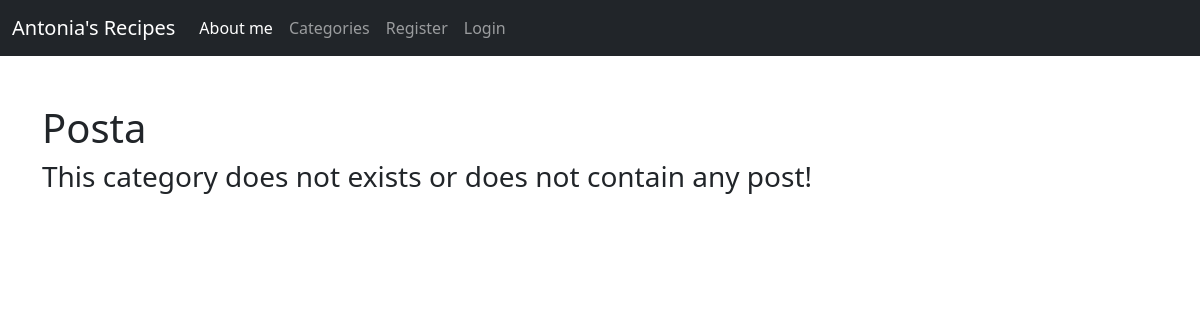
Page /category/Posta/ on the earlier database version.
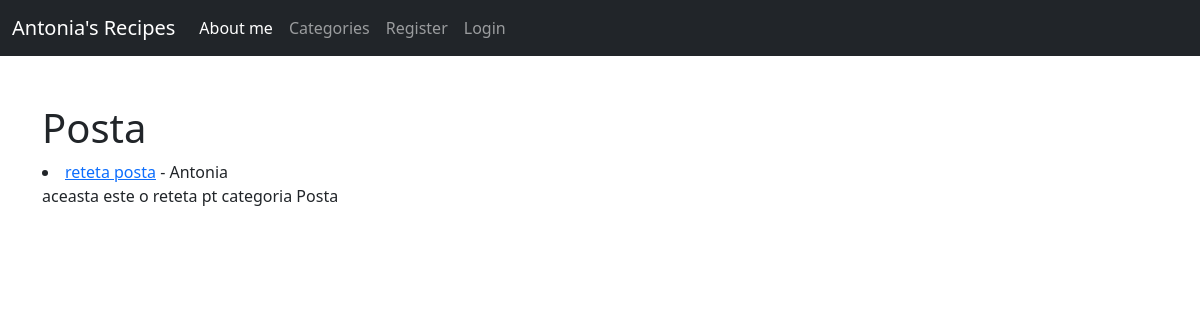
Same page on the later database version.
### core/models.py (models this page shows, shortened)
class Post(models.Model):
    title = models.CharField(max_length=255)
    title_tag = models.CharField(max_length=255, default="Title_tag")
    author = models.ForeignKey(User, on_delete=models.CASCADE)
    body = models.TextField()
    post_date = models.DateField(auto_now_add=True)
    category = models.CharField(max_length=255, default="Desert")

### core/views.py (the view)
# urls.py: path('category/<str:cats>/',CategoryView, name='category'),
def CategoryView(request, cats):
    category_posts = Post.objects.filter(category=cats.replace('-',' '))
    return render(request, 'categories.html', {'cats': cats.title().replace('-',' '), 'category_posts': category_posts})

### core/templates/categories.html (shortened to what this page needs)
{% extends 'base.html' %}
{% block content%}
<h1>{{cats}}</h1>
{% if category_posts %}
{% for post in category_posts %}
    <li><a href="{% url 'post_detail' post.pk %}"> {{ post.title }}</a>
        - {{ post.author.first_name }}
        <br>
        {{ post.body|slice:":100"|safe }}</li>
{% endfor %}
{% else %}
    <h3>This category does not exists or does not contain any post!</h3>
{% endif%}
{% endblock %}

Differences in the rows shown:
added Post: title "reteta posta", author.first_name "Antonia", body "aceasta este o reteta pt categoria Posta"
Other differences:
text no longer shown: "This category does not exists or does not contain any post!"
